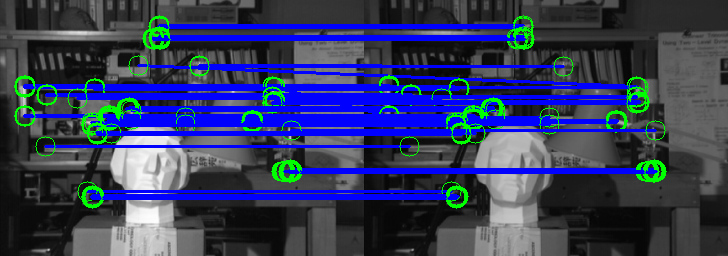
//> input picture W4_Assignment3/matched_lines.png, 728 x 256 px, given in place of ref.bmp, which was not available
$ ./W4_Assignment3   (built with g++ and OpenCV 4)
//> lines starting //> are read from the running program, lines starting //| are printed output that depends on the picture; pictures that were not available may be replaced by others from this repository, and a replacement may not be noted
#include <opencv2/opencv.hpp>
#include <opencv2/imgproc.hpp>
#include <opencv2/highgui.hpp>
#include <float.h>
#include <math.h>
#include <stdio.h>
#include <stdlib.h>
#define PI 3.14159265358979323846f

using namespace cv;

typedef struct { int x; int y; } CPoint;

/*** 공통 파라미터 ***/
static const int   HARRIS_WIN = 3;        // Harris 윈도 크기(3,5…)
static const float HARRIS_K = 0.04f;      // Harris k
static const float THRESH_RATIO = 0.4f;   // R 임계 비율(0~1)
static const int   HOG_BLOCK = 16;        // 코너 주변 블록(정사각)
static const int   HOG_BINS = 9;          // 0~180도 9-bin
static const float HOG_EPS = 1e-6f;       // L2 정규화 epsilon

/*** 1) Gradient (Ix, Iy) ***/
void computePrewittIxIy(const Mat& gray, float* Ix, float* Iy)
{
    const int W = gray.cols, H = gray.rows;
    const int size = 9;
    int mask_x[size] = { -1, 0, 1,  -1, 0, 1,  -1, 0, 1 };
    int mask_y[size] = { -1,-1,-1,   0, 0, 0,   1, 1, 1 };

    for (int y = 0; y < H; ++y) {
        for (int x = 0; x < W; ++x) {
            float gx = 0.f, gy = 0.f;
            for (int yy = y - 1; yy <= y + 1; ++yy) {
                if (yy < 0 || yy >= H) continue;
                for (int xx = x - 1; xx <= x + 1; ++xx) {
                    if (xx < 0 || xx >= W) continue;
					int ky = yy - (y - 1); // mask y index
					int kx = xx - (x - 1); // mask x index
                    float I = (float)gray.at<uchar>(yy, xx) / 255.0f;
					gx += mask_x[ky * 3 + kx] * I; // mask * image
					gy += mask_y[ky * 3 + kx] * I; // mask * image
                }
            }
			Ix[y * W + x] = gx; // gradient x
			Iy[y * W + x] = gy; // gradient y
        }
    }
}

/*** 2) Harris R 맵 계산 ***/
void computeHarrisR(const float* Ix, const float* Iy,
    int W, int H, int win_size, float k,
    float* R, float* out_minR, float* out_maxR)
{
    float minR = FLT_MAX, maxR = -FLT_MAX;
    for (int y = 0; y < H; ++y) {
        for (int x = 0; x < W; ++x) {
            float Sxx = 0.f, Syy = 0.f, Sxy = 0.f;
            for (int yy = y - win_size / 2; yy <= y + win_size / 2; ++yy) {
                if (yy < 0 || yy >= H) continue;
                for (int xx = x - win_size / 2; xx <= x + win_size / 2; ++xx) {
                    if (xx < 0 || xx >= W) continue;
                    float ix = Ix[yy * W + xx];
                    float iy = Iy[yy * W + xx];
                    Sxx += ix * ix;
                    Syy += iy * iy;
                    Sxy += ix * iy;
                }
            }
            float det = Sxx * Syy - Sxy * Sxy;
            float tr = Sxx + Syy;
            float rVal = det - k * tr * tr;
            R[y * W + x] = rVal;
            if (rVal < minR) minR = rVal;
            if (rVal > maxR) maxR = rVal;
        }
    }
    *out_minR = minR; *out_maxR = maxR;
}

/*** 3) 임곗값 기반 코너 수집 ***/
int collectCornersByThreshold(const Mat& gray, const float* R,
    int W, int H, float minR, float maxR,
    float thresh_ratio, CPoint* out_pts, int cap)
{
    const float thresh = minR + (maxR - minR) * thresh_ratio;
    int n = 0;
	// 경계 1픽셀 제외
    for (int y = 1; y < H - 1; ++y) {
        for (int x = 1; x < W - 1; ++x) {
			if (R[y * W + x] >= thresh) { // 임곗값 이상
				if (n < cap) { out_pts[n].x = x; out_pts[n].y = y; ++n; } // 저장
            }
        }
    }
    return n;
}

/*** 4) 한 코너 주변 HOG 계산 (16×16, 9-bin, 0~180) ***/
int computeHOG_around_corner(const Mat& gray, int cx, int cy,
    int block, int nbins, float* hist_out)
{
    const int W = gray.cols, H = gray.rows;
    const int half = block / 2;

    if (cx - half < 1 || cy - half < 1 || cx + half > W - 2 || cy + half > H - 2) {
        for (int i = 0; i < nbins; ++i) hist_out[i] = 0.f;
        return 0;
    }
    for (int i = 0; i < nbins; ++i) hist_out[i] = 0.f;

    for (int y = cy - half; y < cy + half; ++y) {
        for (int x = cx - half; x < cx + half; ++x) {
            float gx = (float)gray.at<uchar>(y, x + 1) - (float)gray.at<uchar>(y, x - 1);
            float gy = (float)gray.at<uchar>(y + 1, x) - (float)gray.at<uchar>(y - 1, x);
            float mag = sqrtf(gx * gx + gy * gy);
            float ang = atan2f(gy, gx) * 180.0f / PI;
            if (ang < 0.f) ang += 180.f;
            int bin = (int)(ang / (180.f / (float)nbins));
            if (bin >= nbins) bin = nbins - 1;
            hist_out[bin] += mag;
        }
    }

    // L2 정규화
    float ss = HOG_EPS;
    for (int i = 0; i < nbins; ++i) ss += hist_out[i] * hist_out[i];
    ss = 1.0f / sqrtf(ss);
    for (int i = 0; i < nbins; ++i) hist_out[i] *= ss;
    return 1;
}

/*** 5) L2 거리 계산 함수 ***/
float L2dist(const float* a, const float* b, int n) {
    float s = 0.f;
    for (int i = 0; i < n; ++i) {
        float d = a[i] - b[i];
        s += d * d;
    }
    return sqrtf(s);
}

/*** 6) ref의 각 코너를 tar의 가장 가까운 HOG에 매칭 ***/
void match_nearest(const float* Href, const unsigned char* ok_ref, int n_ref,
    const float* Htar, const unsigned char* ok_tar, int n_tar,
    int nbins, int* match_idx_ref2tar)
{
    for (int i = 0; i < n_ref; ++i) {
		if (!ok_ref[i]) { match_idx_ref2tar[i] = -1; continue; } // 유효하지 않으면 -1
		const float* h1 = Href + i * nbins; // ref의 i번째 HOG
        float best = FLT_MAX; int bestj = -1;
        for (int j = 0; j < n_tar; ++j) {
            if (!ok_tar[j]) continue;
            const float* h2 = Htar + j * nbins;
            float d = L2dist(h1, h2, nbins);
            if (d < best) { best = d; bestj = j; }
        }
        match_idx_ref2tar[i] = bestj;
    }
}

/*** 7) ref/tar 좌우 합성 + 매칭 선 그리기 ***/
void draw_matches_and_save(const Mat& ref_gray, const Mat& tar_gray,
    const CPoint* pref, int nref,
    const CPoint* ptar, int ntar,
    const int* match_idx, const char* out_path)
{
    Mat ref_color, tar_color;
    cvtColor(ref_gray, ref_color, COLOR_GRAY2BGR);
    cvtColor(tar_gray, tar_color, COLOR_GRAY2BGR);

    int Wref = ref_color.cols, Href = ref_color.rows;
    int Wtar = tar_color.cols, Htar = tar_color.rows;
    int H = std::max(Href, Htar);
    int W = Wref + Wtar;

    Mat canvas(H, W, CV_8UC3, Scalar(0, 0, 0));
    ref_color.copyTo(canvas(Rect(0, 0, Wref, Href)));
    tar_color.copyTo(canvas(Rect(Wref, 0, Wtar, Htar)));

    Scalar blue(255, 0, 0), green(0, 255, 0);
    for (int i = 0; i < nref; ++i) {
        int j = match_idx[i];
        if (j < 0 || j >= ntar) continue;
        Point p1(pref[i].x, pref[i].y);
        Point p2(ptar[j].x + Wref, ptar[j].y);
        line(canvas, p1, p2, blue, 2, 8, 0);
        circle(canvas, p1, 10, green, 1, 8, 0);
        circle(canvas, p2, 10, green, 1, 8, 0);
    }
    imwrite(out_path, canvas);
}

int main()
{
    // 0) 입력
    Mat ref = imread("C:/Users/shinj/Desktop/3-2/AEEDS/Data/ref.bmp", IMREAD_GRAYSCALE);
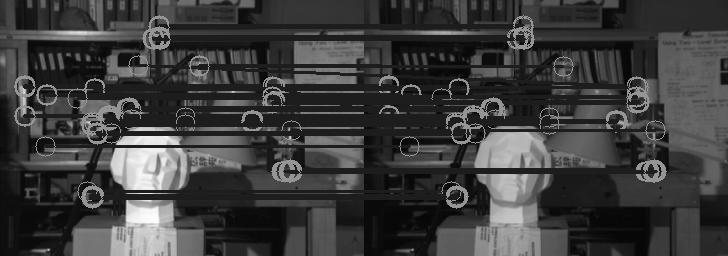
//> ref: 256 rows x 728 cols, CV_8UC1; min 6, max 253, mean 61.1
    Mat tar = imread("C:/Users/shinj/Desktop/3-2/AEEDS/Data/tar.bmp", IMREAD_GRAYSCALE);
    if (ref.empty() || tar.empty()) {
        fprintf(stderr, "이미지 로드 실패(ref.bmp / tar.bmp 확인)\n");
        return -1;
    }

    const int Wref = ref.cols, Href = ref.rows;
//> Wref = 728; Href = 256
    const int Wtar = tar.cols, Htar = tar.rows;
//> Wtar = 728; Htar = 256

    // 1) Gradient
    float* Ix_ref = (float*)calloc(Wref * Href, sizeof(float));
    float* Iy_ref = (float*)calloc(Wref * Href, sizeof(float));
    float* Ix_tar = (float*)calloc(Wtar * Htar, sizeof(float));
    float* Iy_tar = (float*)calloc(Wtar * Htar, sizeof(float));
    if (!Ix_ref || !Iy_ref || !Ix_tar || !Iy_tar) {
        fprintf(stderr, "메모리 할당 실패(grad)\n");
        if (Ix_ref) free(Ix_ref);
        if (Iy_ref) free(Iy_ref);
        if (Ix_tar) free(Ix_tar);
        if (Iy_tar) free(Iy_tar);
        return -1;
    }
    computePrewittIxIy(ref, Ix_ref, Iy_ref);
    computePrewittIxIy(tar, Ix_tar, Iy_tar);

    // 2) Harris R
    float* Rref = (float*)calloc(Wref * Href, sizeof(float));
    float* Rtar = (float*)calloc(Wtar * Htar, sizeof(float));
    float minR_ref, maxR_ref, minR_tar, maxR_tar;
    computeHarrisR(Ix_ref, Iy_ref, Wref, Href, HARRIS_WIN, HARRIS_K, Rref, &minR_ref, &maxR_ref);
//> the loop in computeHarrisR, `for (int y = 0; y < H; ++y)` made 256 passes
//> (minR, maxR) on passes 1 to 3: (-0.95, 2.51), (-1.3, 5), (-1.3, 5)
//> after the loop in computeHarrisR, `for (int y = 0; y < H; ++y)`: minR = -55.54; maxR = 83.87
//> minR_ref = -55.54; maxR_ref = 83.87
    computeHarrisR(Ix_tar, Iy_tar, Wtar, Htar, HARRIS_WIN, HARRIS_K, Rtar, &minR_tar, &maxR_tar);
//> the loop in computeHarrisR (call 2), `for (int y = 0; y < H; ++y)` made 256 passes
//> minR_tar = -55.54; maxR_tar = 83.87

    // 3) 코너 수집
    CPoint* cref = (CPoint*)malloc(sizeof(CPoint) * Wref * Href);
    CPoint* ctar = (CPoint*)malloc(sizeof(CPoint) * Wtar * Htar);
    int nref = collectCornersByThreshold(ref, Rref, Wref, Href, minR_ref, maxR_ref, THRESH_RATIO, cref, Wref * Href);
//> in collectCornersByThreshold, `const float thresh = minR + (maxR - minR) * thresh_ratio;`: thresh = 0.22
//> the loop in collectCornersByThreshold, `for (int y = 1; y < H - 1; ++y)` made 254 passes
//> n on passes 1 to 3: 184, 186, 188
//> after the loop in collectCornersByThreshold, `for (int y = 1; y < H - 1; ++y)`: n = 14404
//> nref = 14404
    int ntar = collectCornersByThreshold(tar, Rtar, Wtar, Htar, minR_tar, maxR_tar, THRESH_RATIO, ctar, Wtar * Htar);
//> the loop in collectCornersByThreshold (call 2), `for (int y = 1; y < H - 1; ++y)` made 254 passes
//> ntar = 14404
    printf("corners: ref=%d, tar=%d\n", nref, ntar);
//| corners: ref=14404, tar=14404

    // 4) 각 코너의 HOG(16×16, 9-bin)
    float* HrefArr = (float*)malloc(sizeof(float) * nref * HOG_BINS);
    float* HtarArr = (float*)malloc(sizeof(float) * ntar * HOG_BINS);
    unsigned char* ok_ref = (unsigned char*)malloc(nref);
    unsigned char* ok_tar = (unsigned char*)malloc(ntar);
    if (!HrefArr || !HtarArr || !ok_ref || !ok_tar) {
        fprintf(stderr, "메모리 할당 실패(HOG)\n");
        if (HrefArr) free(HrefArr); if (HtarArr) free(HtarArr);
        if (ok_ref) free(ok_ref);   if (ok_tar) free(ok_tar);
        if (Ix_ref) free(Ix_ref);   if (Iy_ref) free(Iy_ref);
        if (Ix_tar) free(Ix_tar);   if (Iy_tar) free(Iy_tar);
        if (Rref) free(Rref);       if (Rtar) free(Rtar);
        if (cref) free(cref);       if (ctar) free(ctar);
        return -1;
    }

	// 각 코너 주변 HOG 계산
    for (int i = 0; i < nref; ++i)
        ok_ref[i] = (unsigned char)computeHOG_around_corner(ref, cref[i].x, cref[i].y, HOG_BLOCK, HOG_BINS, HrefArr + i * HOG_BINS);
    for (int j = 0; j < ntar; ++j)
        ok_tar[j] = (unsigned char)computeHOG_around_corner(tar, ctar[j].x, ctar[j].y, HOG_BLOCK, HOG_BINS, HtarArr + j * HOG_BINS);

    // 5) 최근접 매칭(ref -> tar)
    int* match_idx = (int*)malloc(sizeof(int) * nref);
    match_nearest(HrefArr, ok_ref, nref, HtarArr, ok_tar, ntar, HOG_BINS, match_idx);

    // 6) 좌우 합성 & 선 그리기
    draw_matches_and_save(ref, tar, cref, nref, ctar, ntar, match_idx, "matched_lines.png");
//> in draw_matches_and_save, `ref_color.copyTo(canvas(Rect(0, 0, Wref, Href)));`:
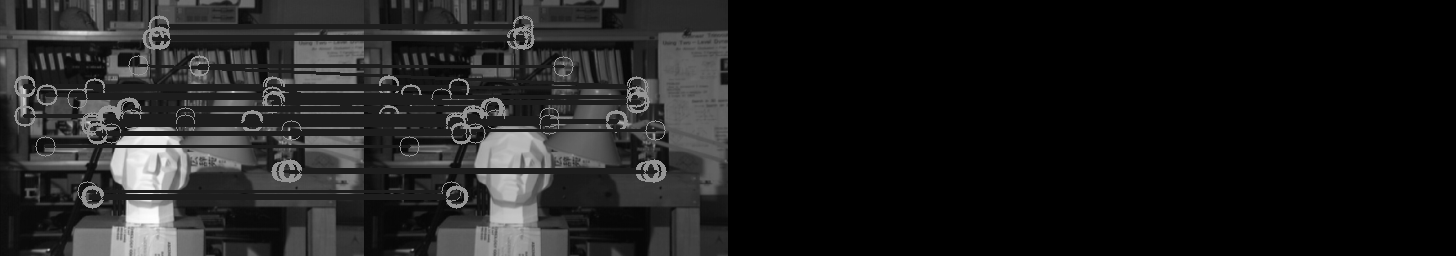
//> canvas: 256 rows x 1456 cols, CV_8UC3; min 0, max 253, mean 30.5
//> in draw_matches_and_save, `tar_color.copyTo(canvas(Rect(Wref, 0, Wtar, Htar)));`:
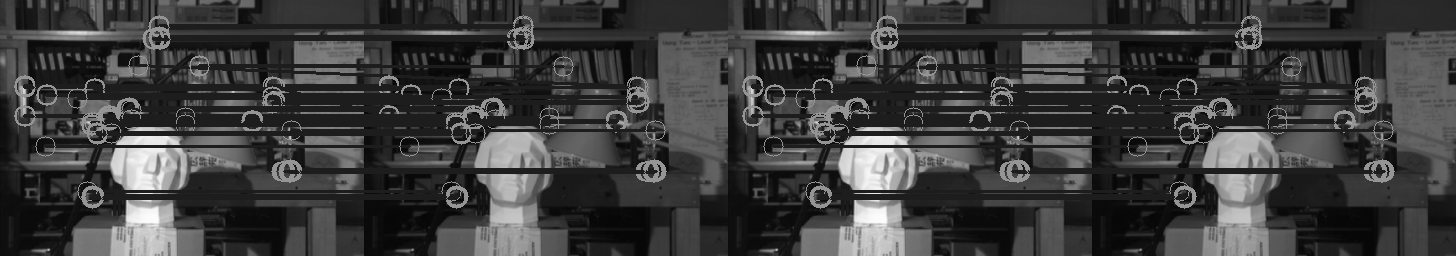
//> canvas: 256 rows x 1456 cols, CV_8UC3; min 6, max 253, mean 61.1
//> after the loop in draw_matches_and_save, `for (int i = 0; i < nref; ++i)`:
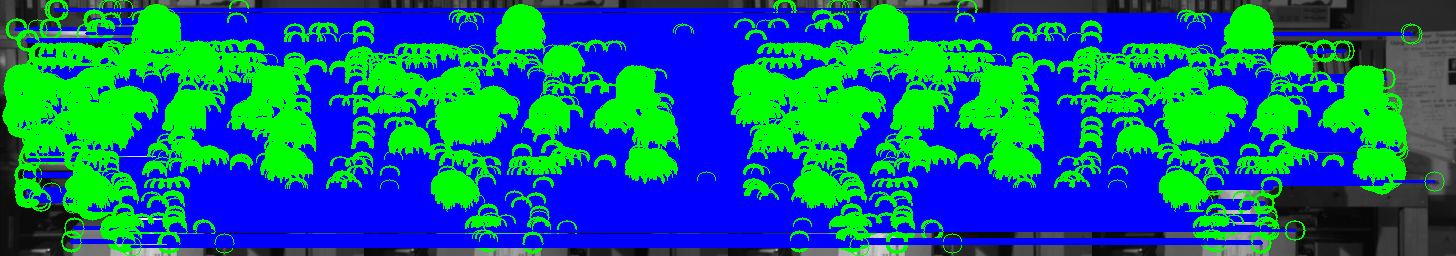
//> canvas: 256 rows x 1456 cols, CV_8UC3; mean B, G, R 129.9, 100.6, 9.5

    // 7) 코너 원 시각화
    {
        Mat refc, tarc;
        cvtColor(ref, refc, COLOR_GRAY2BGR);
        cvtColor(tar, tarc, COLOR_GRAY2BGR);
        Scalar red(0, 0, 255);
        for (int i = 0; i < nref; ++i)
            circle(refc, Point(cref[i].x, cref[i].y), 8, red, 1, 8, 0);
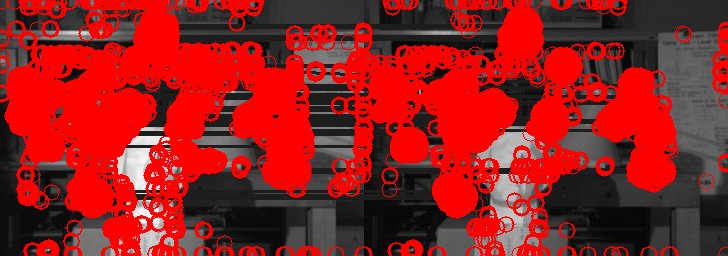
//> refc: 256 rows x 728 cols, CV_8UC3; mean B, G, R 30.9, 30.9, 147
        for (int j = 0; j < ntar; ++j)
            circle(tarc, Point(ctar[j].x, ctar[j].y), 8, red, 1, 8, 0);
        imwrite("ref_corners.png", refc);
        imwrite("tar_corners.png", tarc);
    }

    // free
    free(Ix_ref); free(Iy_ref); free(Ix_tar); free(Iy_tar);
    free(Rref); free(Rtar); free(cref); free(ctar);
    free(HrefArr); free(HtarArr); free(ok_ref); free(ok_tar);
    free(match_idx);

    printf("Done. Output: ref_corners.png, tar_corners.png, matched_lines.png\n");
    return 0;
}
